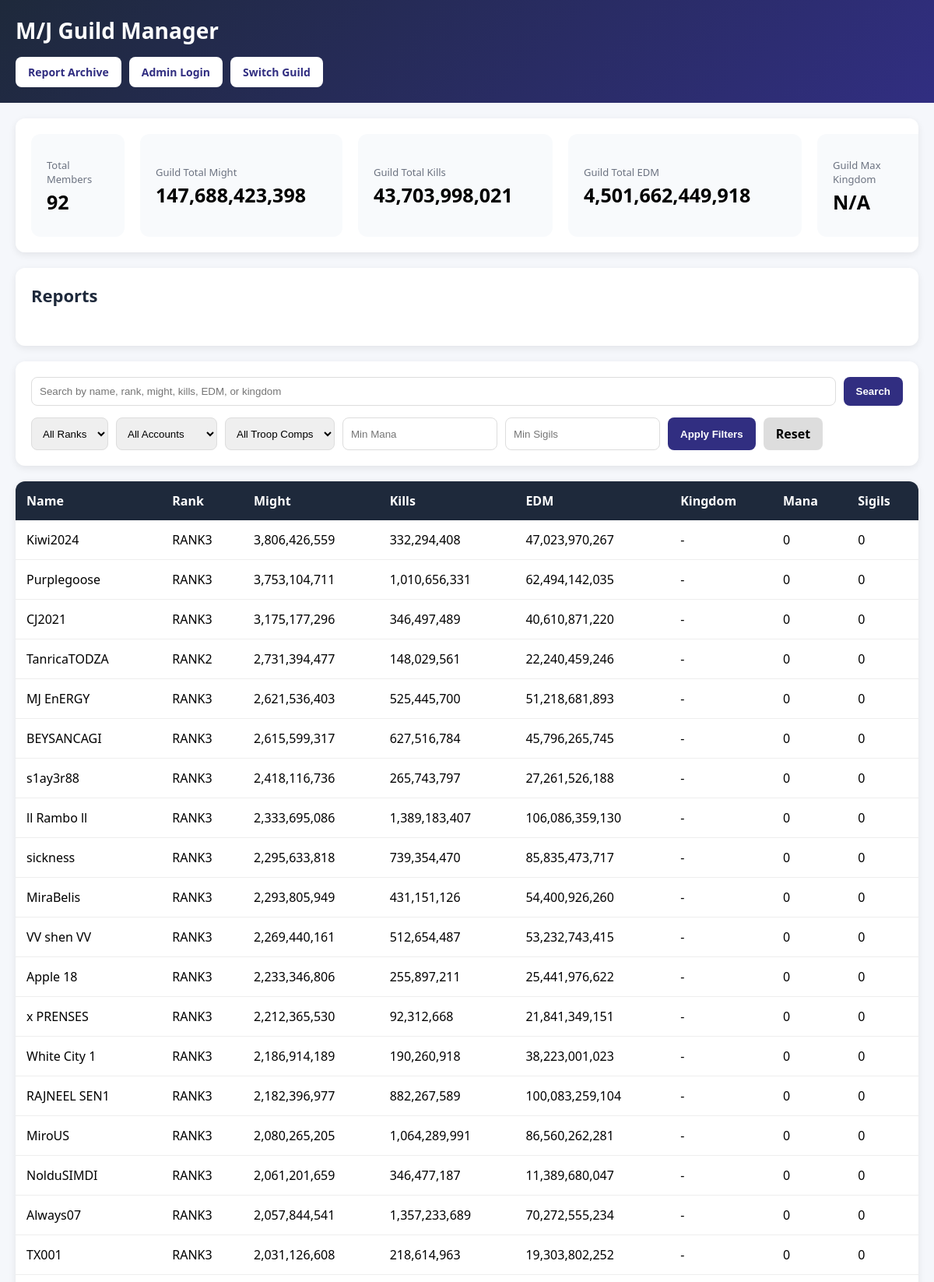
The app's page / (signed in, upper part) with its own data.
### tables this page shows
CREATE TABLE members (
            id INTEGER PRIMARY KEY AUTOINCREMENT,
            igg_id TEXT UNIQUE,
            name TEXT,
            might INTEGER,
            kills INTEGER,
            edm INTEGER
        , rank TEXT, created_at TEXT, updated_at TEXT, comments TEXT, mana INTEGER DEFAULT 0, sigils INTEGER DEFAULT 0, guild_id INTEGER, kingdom_limit INTEGER DEFAULT 0, alt_account INTEGER DEFAULT 0, troop_comp TEXT DEFAULT 'N/A', communication_method TEXT DEFAULT 'N/A', whatsapp_number TEXT DEFAULT '', discord_username TEXT DEFAULT '', watchlist_flag INTEGER DEFAULT 0);

### main.py (the view)
@app.get("/", response_class=HTMLResponse)
def landing_or_dashboard(
    request: Request,
    search: str = Query(default=""),
    sort_by: str = Query(default="might"),
    sort_dir: str = Query(default="desc"),
    rank_filter: str = Query(default=""),
    alt_filter: str = Query(default=""),
    troop_comp_filter: str = Query(default=""),
    min_mana: str = Query(default=""),
    min_sigils: str = Query(default=""),
    watchlist_only: str = Query(default="")
):
    if not current_guild_id(request):
        return templates.TemplateResponse(request, "landing.html", {})
    return dashboard_view(request, search, sort_by, sort_dir, rank_filter, alt_filter, troop_comp_filter, min_mana, min_sigils, watchlist_only)

### templates/dashboard.html (shortened to what this page needs)
<!DOCTYPE html>
<html>
<head>
</head>
<body>
<div class="topbar">
    <h1>{{ guild_tag }} Guild Manager</h1>
    <div class="top-actions">
        {% if is_admin %}
            <a href="/import" class="btn">Import</a>
            <a href="/pending-members" class="btn">Pending Members</a>
            <a href="/snapshots/create" class="btn">Manual Snapshot</a>
            <a href="/backup" class="btn">Backup / Restore</a>
            <a href="/reports/archive" class="btn">Report Archive</a>
            <a href="/admin/delete-all" class="btn btn-danger">Delete All Players</a>
            <a href="/admin/logout" class="btn">Admin Logout</a>
            <a href="/guild/logout" class="btn">Switch Guild</a>
        {% else %}
            <a href="/reports/archive" class="btn">Report Archive</a>
            <a href="/admin/login" class="btn">Admin Login</a>
            <a href="/guild/logout" class="btn">Switch Guild</a>
        {% endif %}
    </div>
</div>
<div class="container">
    <div class="stats-box">
        <div class="stat-card">
            <div class="stat-title">Total Members</div>
            <div class="stat-value">{{ members|length }}</div>
        </div>
        <div class="stat-card">
            <div class="stat-title">Guild Total Might</div>
            <div class="stat-value">{{ "{:,}".format(members | sum(attribute='might')) }}</div>
        </div>
        <div class="stat-card">
            <div class="stat-title">Guild Total Kills</div>
            <div class="stat-value">{{ "{:,}".format(members | sum(attribute='kills')) }}</div>
        </div>
        <div class="stat-card">
            <div class="stat-title">Guild Total EDM</div>
            <div class="stat-value">{{ "{:,}".format(members | sum(attribute='edm')) }}</div>
        </div>
        <div class="stat-card">
            <div class="stat-title">Guild Max Kingdom</div>
            <div class="stat-value">
                {% if guild_max_kingdom %}
                    K{{ guild_max_kingdom }}
                {% else %}
                    N/A
                {% endif %}
            </div>
        </div>
    </div>
    <div class="report-section">
        <h2>Reports</h2>
    </div>
    <div class="search-box">
        <form method="GET">
            <div class="search-row">
                <input
                    type="text"
                    name="search"
                    value="{{ search }}"
                    placeholder="Search by name, rank, might, kills, EDM, or kingdom"
                >
                <button class="search-btn" type="submit">Search</button>
            </div>
            <div class="filter-row">
                <select name="rank_filter">
                    <option value="">All Ranks</option>
                </select>
                <select name="alt_filter">
                    <option value="">All Accounts</option>
                </select>
                <select name="troop_comp_filter">
                    <option value="">All Troop Comps</option>
                </select>
                <input type="number" name="min_mana" value="{{ min_mana }}" placeholder="Min Mana">
                <input type="number" name="min_sigils" value="{{ min_sigils }}" placeholder="Min Sigils">
                <button class="search-btn" type="submit">Apply Filters</button>
                <a href="/" class="reset-btn">Reset</a>
            </div>
        </form>
    </div>
    <table>
        <thead>
            <tr>
                <th>
                    <a href="/?sort_by=name&sort_dir={% if sort_by == 'name' and sort_dir == 'asc' %}desc{% else %}asc{% endif %}">
                        Name
                    </a>
                </th>
                <th>
                    <a href="/?sort_by=rank&sort_dir={% if sort_by == 'rank' and sort_dir == 'asc' %}desc{% else %}asc{% endif %}">
                        Rank
                    </a>
                </th>
                <th>
                    <a href="/?sort_by=might&sort_dir={% if sort_by == 'might' and sort_dir == 'asc' %}desc{% else %}asc{% endif %}">
                        Might
                    </a>
                </th>
                <th>
                    <a href="/?sort_by=kills&sort_dir={% if sort_by == 'kills' and sort_dir == 'asc' %}desc{% else %}asc{% endif %}">
                        Kills
                    </a>
                </th>
                <th>
                    <a href="/?sort_by=edm&sort_dir={% if sort_by == 'edm' and sort_dir == 'asc' %}desc{% else %}asc{% endif %}">
                        EDM
                    </a>
                </th>
                <th>
                    <a href="/?sort_by=kingdom&sort_dir={% if sort_by == 'kingdom' and sort_dir == 'asc' %}desc{% else %}asc{% endif %}">
                        Kingdom
                    </a>
                </th>
                <th>
                    <a href="/?sort_by=mana&sort_dir={% if sort_by == 'mana' and sort_dir == 'asc' %}desc{% else %}asc{% endif %}">
                        Mana
                    </a>
                </th>
                <th>
                    <a href="/?sort_by=sigils&sort_dir={% if sort_by == 'sigils' and sort_dir == 'asc' %}desc{% else %}asc{% endif %}">
                        Sigils
                    </a>
                </th>
            </tr>
        </thead>
        <tbody>
            {% for member in members %}
            <tr class="clickable-row" onclick="window.location='/member/{{ member.igg_id }}'">
                <td>
                    {{ member.name }}
                </td>
                <td>{{ member.rank }}</td>
                <td>{{ "{:,}".format(member.might or 0) }}</td>
                <td>{{ "{:,}".format(member.kills or 0) }}</td>
                <td>{{ "{:,}".format(member.edm or 0) }}</td>
                <td>
                    {% if member.kingdom_limit %}
                        K{{ member.kingdom_limit }}
                    {% else %}
                        -
                    {% endif %}
                </td>
                <td>{{ member.mana }}</td>
                <td>{{ member.sigils }}</td>
            </tr>
            {% endfor %}
        </tbody>
    </table>
</div>
</body>
</html>

### templates/dashboard.html (style rules this page uses)
body { font-family: Segoe UI, sans-serif; background: #f5f7fb; margin: 0; padding: 0; }
.topbar { background: linear-gradient(135deg, #1e293b, #312e81); color: white; padding: 20px; }
.topbar h1 { margin: 0; font-size: 28px; }
.top-actions { margin-top: 15px; display: flex; flex-wrap: wrap; gap: 10px; }
.btn { background: white; color: #312e81; padding: 10px 16px; border-radius: 8px; text-decoration: none; font-weight: bold; font-size: 14px; }
.container { padding: 20px; }
.stats-box, .report-section, .search-box, .watchlist-box, .insights-box, .recommend-box { background: white; padding: 20px; border-radius: 12px; margin-bottom: 20px; box-shadow: 0px 3px 10px rgba(0,0,0,0.08); }
.stats-box { display: grid; grid-template-columns: minmax(120px, 0.7fr) minmax(260px, 1.4fr) minmax(250px, 1.35fr) minmax(300px, 1.6fr) minmax(150px, 0.8fr) minmax(120px, 0.7fr) minmax(120px, 0.7fr); gap: 20px; overflow-x: auto; }
.stat-card { background: #f8fafc; padding: 16px 20px; border-radius: 12px; min-height: 100px; display: flex; flex-direction: column; justify-content: center; }
.stat-title { color: #6b7280; font-size: 13px; margin-bottom: 6px; }
.stat-value { font-size: 25px; font-weight: bold; line-height: 1.15; white-space: nowrap; }
.report-section h2, .watchlist-box h2, .insights-box h2, .recommend-box h2 { margin-top: 0; margin-bottom: 15px; font-size: 22px; color: #1e293b; }
.search-row { display: flex; gap: 10px; flex-wrap: wrap; margin-bottom: 15px; }
.search-row input, .filter-row input, .filter-row select { padding: 10px; border: 1px solid #ddd; border-radius: 8px; }
.search-row input { flex: 1; min-width: 220px; }
.filter-row { display: flex; gap: 10px; flex-wrap: wrap; }
.search-btn { background: #312e81; color: white; border: none; padding: 10px 16px; border-radius: 8px; cursor: pointer; font-weight: bold; }
.reset-btn { background: #ddd; color: black; text-decoration: none; padding: 10px 16px; border-radius: 8px; font-weight: bold; }
table { width: 100%; border-collapse: collapse; background: white; border-radius: 12px; overflow: hidden; box-shadow: 0px 3px 10px rgba(0,0,0,0.08); }
th { background: #1e293b; color: white; padding: 14px; text-align: left; }
th a { color: white; text-decoration: none; }
td { padding: 14px; border-bottom: 1px solid #eee; }
tr.clickable-row { cursor: pointer; }

### records on screen
members: name "Kiwi2024", rank "RANK3", might "3,806,426,559", kills "332,294,408", edm "47,023,970,267", mana "0", sigils "0"
members: name "Purplegoose", rank "RANK3", might "3,753,104,711", kills "1,010,656,331", edm "62,494,142,035", mana "0", sigils "0"
members: name "CJ2021", rank "RANK3", might "3,175,177,296", kills "346,497,489", edm "40,610,871,220", mana "0", sigils "0"
members: name "TanricaTODZA", rank "RANK2", might "2,731,394,477", kills "148,029,561", edm "22,240,459,246", mana "0", sigils "0"
members: name "MJ EnERGY", rank "RANK3", might "2,621,536,403", kills "525,445,700", edm "51,218,681,893", mana "0", sigils "0"
members: name "BEYSANCAGI", rank "RANK3", might "2,615,599,317", kills "627,516,784", edm "45,796,265,745", mana "0", sigils "0"
members: name "s1ay3r88", rank "RANK3", might "2,418,116,736", kills "265,743,797", edm "27,261,526,188", mana "0", sigils "0"
members: name "ll Rambo ll", rank "RANK3", might "2,333,695,086", kills "1,389,183,407", edm "106,086,359,130", mana "0", sigils "0"
members: name "sickness", rank "RANK3", might "2,295,633,818", kills "739,354,470", edm "85,835,473,717", mana "0", sigils "0"
members: name "MiraBelis", rank "RANK3", might "2,293,805,949", kills "431,151,126", edm "54,400,926,260", mana "0", sigils "0"
members: name "VV shen VV", rank "RANK3", might "2,269,440,161", kills "512,654,487", edm "53,232,743,415", mana "0", sigils "0"
members: name "Apple 18", rank "RANK3", might "2,233,346,806", kills "255,897,211", edm "25,441,976,622", mana "0", sigils "0"
members: name "x PRENSES", rank "RANK3", might "2,212,365,530", kills "92,312,668", edm "21,841,349,151", mana "0", sigils "0"
members: name "White City 1", rank "RANK3", might "2,186,914,189", kills "190,260,918", edm "38,223,001,023", mana "0", sigils "0"
members: name "RAJNEEL SEN1", rank "RANK3", might "2,182,396,977", kills "882,267,589", edm "100,083,259,104", mana "0", sigils "0"
members: name "MiroUS", rank "RANK3", might "2,080,265,205", kills "1,064,289,991", edm "86,560,262,281", mana "0", sigils "0"
members: name "NolduSIMDI", rank "RANK3", might "2,061,201,659", kills "346,477,187", edm "11,389,680,047", mana "0", sigils "0"
members: name "Always07", rank "RANK3", might "2,057,844,541", kills "1,357,233,689", edm "70,272,555,234", mana "0", sigils "0"
members: name "TX001", rank "RANK3", might "2,031,126,608", kills "218,614,963", edm "19,303,802,252", mana "0", sigils "0"

### other values on screen
{{ guild_tag }} "M/J"
{{ members|length }} "92"
{{ "{:,}".format(members | sum(attribute='might')) }} "147,688,423,398"
{{ "{:,}".format(members | sum(attribute='kills')) }} "43,703,998,021"
{{ "{:,}".format(members | sum(attribute='edm')) }} "4,501,662,449,918"
